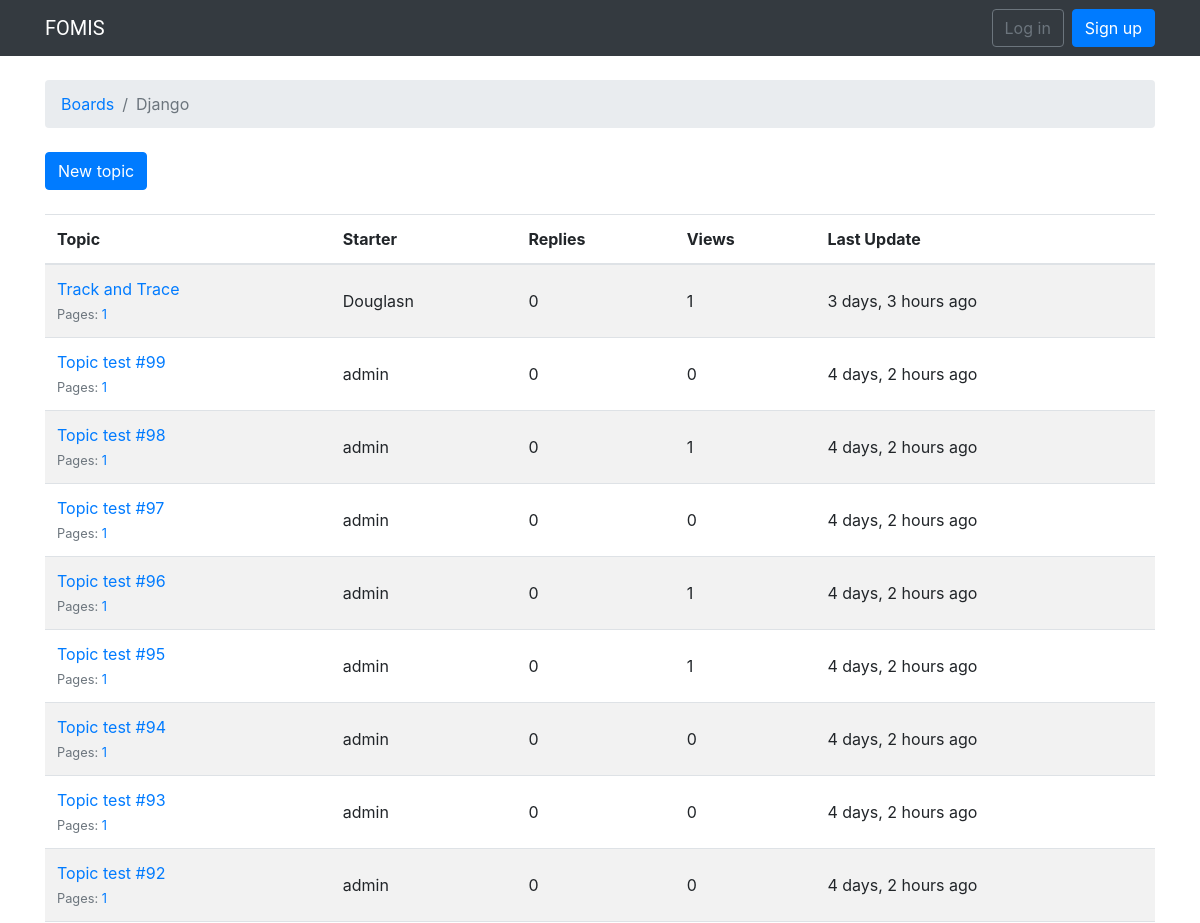
The app's page /boards/1/ (upper part), older data.
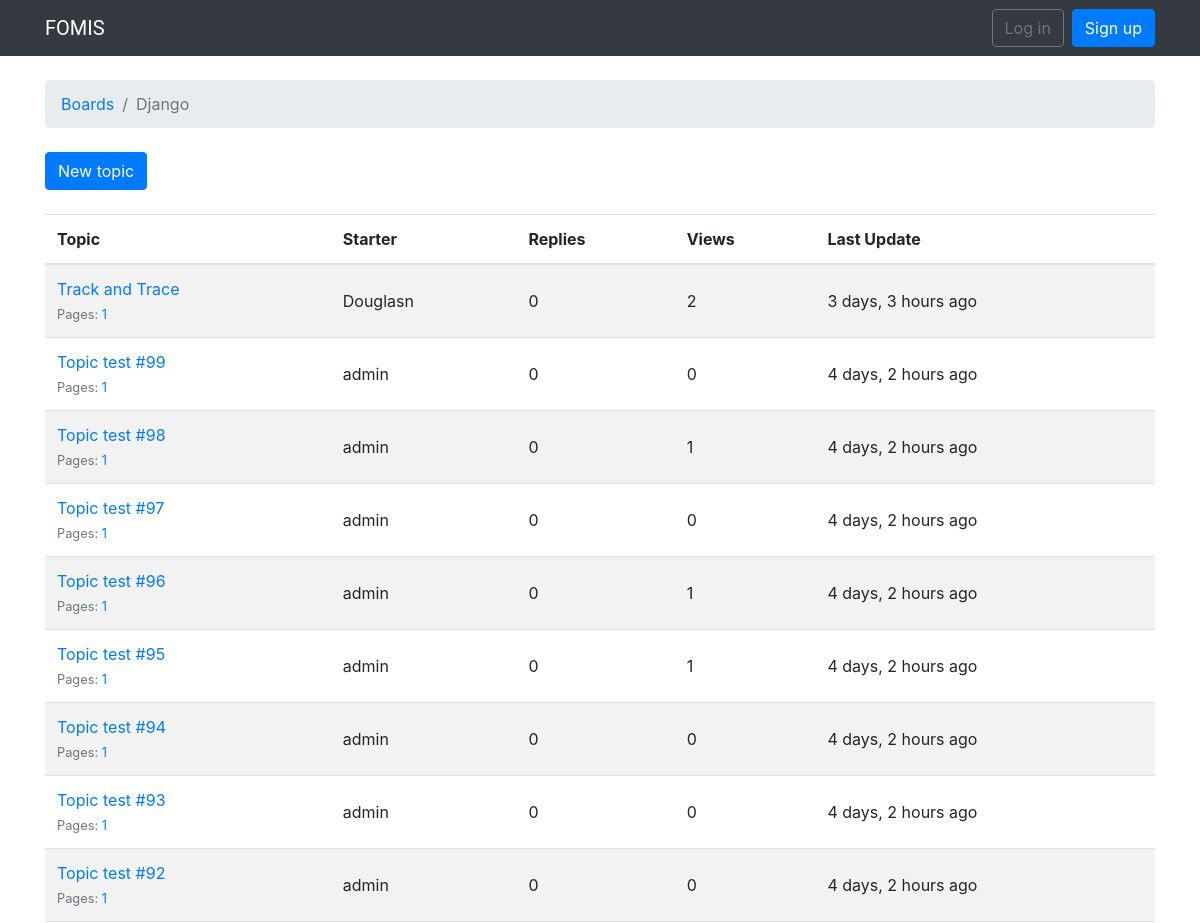
The same page, newer data.
### boards/models.py (models this page shows, shortened)
class Topic(models.Model):
    subject = models.CharField(max_length=255)
    board = models.ForeignKey(Board, on_delete= models.CASCADE, related_name='topics')
    starter = models.ForeignKey(User, on_delete= models.CASCADE, related_name='topics')
    last_updated = models.DateTimeField(auto_now_add=True)
    views = models.PositiveIntegerField(default=0)
    def get_page_count(self):
        count = self.posts.count()
        pages = count / 20
        return math.ceil(pages)
    def has_many_pages(self, count=None):
        if count is None:
            count = self.get_page_count()
        return count > 6
    def get_page_range(self):
        count = self.get_page_count()
        if self.has_many_pages(count):
            return range(1, 5)
        return range(1, count + 1)

### boards/views.py (the view)
# urls.py: re_path('^boards/(?P<pk>\d+)/$', views.board_topics, name='board_topics'),
def board_topics(request, pk):
    board = get_object_or_404(Board, pk=pk)
    queryset = board.topics.order_by('-last_updated').annotate(replies=Count('posts') - 1)
    page = request.GET.get('page', 1)
    paginator = Paginator(queryset, 20)
    try:
        topics = paginator.page(page)
    except PageNotAnInteger:
        topics = paginator.page(1)
    except EmptyPage:
        topics = paginator.page(paginator.num_pages)
    return render(request, 'topics.html', {'board': board, 'topics': topics})

### templates/topics.html (shortened to what this page needs)
{% extends 'base.html' %}
{% load humanize %}
{% block breadcrumb %}
  <li class="breadcrumb-item"><a href="{% url 'home' %}">Boards</a></li>
  <li class="breadcrumb-item active">{{ board.name }}</li>
{% endblock %}
{% block content %}
  <div class="mb-4">
    <a href="{% url 'new_topic' board.pk %}" class="btn btn-primary">New topic</a>
  </div>
  <table class="table table-striped mb-4">
    <thead class="thead-inverse">
      <tr>
        <th>Topic</th>
        <th>Starter</th>
        <th>Replies</th>
        <th>Views</th>
        <th>Last Update</th>
      </tr>
    </thead>
    <tbody>
      {% for topic in topics %}
        {% url 'topic_posts' board.pk topic.pk as topic_url %}
        <tr>
          <td>
            <p class="mb-0">
              <a href="{{ topic_url }}">{{ topic.subject }}</a>
            </p>
            <small class="text-muted">
              Pages:
              {% for i in topic.get_page_range %}
                <a href="{{ topic_url }}?page={{ i }}">{{ i }}</a>
              {% endfor %}
            </small>
          </td>
          <td class="align-middle">{{ topic.starter.username }}</td>
          <td class="align-middle">{{ topic.replies }}</td>
          <td class="align-middle">{{ topic.views }}</td>
          <td class="align-middle">{{ topic.last_updated|naturaltime }}</td>
        </tr>
      {% endfor %}
    </tbody>
  </table>
{% endblock %}

Row changes from the older to the newer data that the page shows:
changed Topic "Track and Trace": views "1" → "2"
